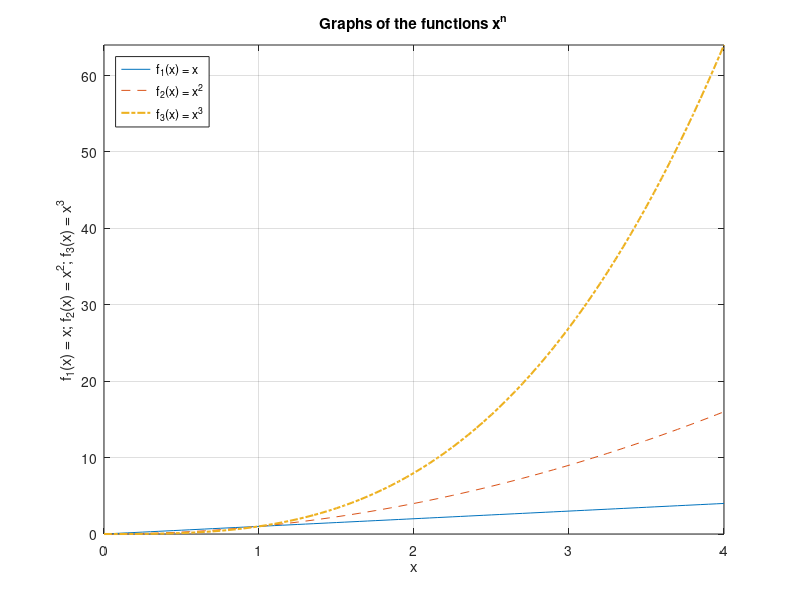
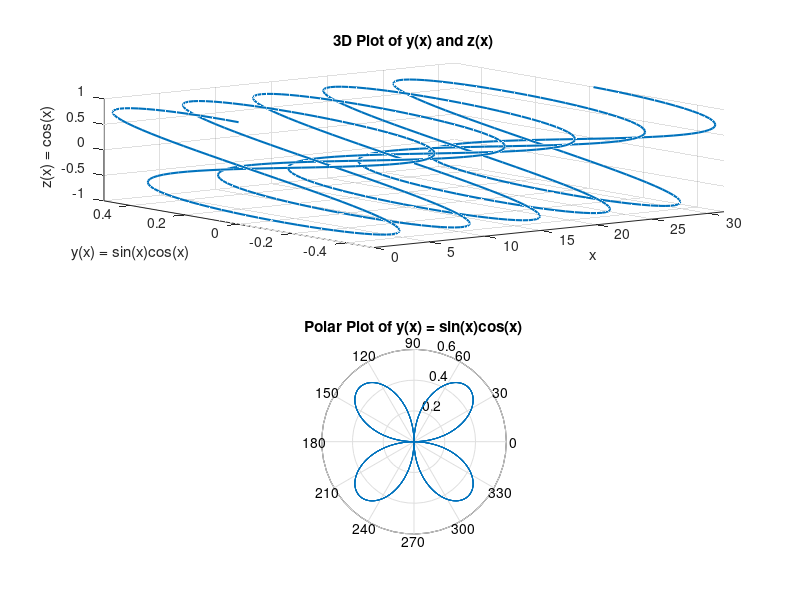
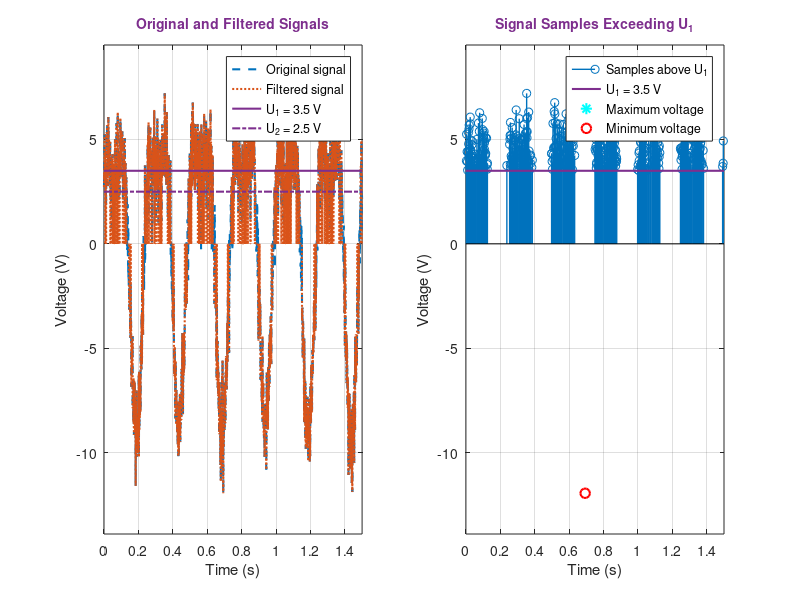

Source code (MATLAB) for these figures, in order:
% Name: Dilara
% Surname: Ozguder
% Group: EKFU-25/1
% Student ID: 20244609
% Laboratory work 3
% Variant 9


%% Task 1 - Creating 2-D graphs

x = linspace(0,4,81);

f1 = x;
f2 = x.^2;
f3 = x.^3;

figure

plot(x,f1,'-',x,f2,'--',x,f3,'-.','LineWidth',1.5)

axis([0 4 0 64])

xlabel('x')
ylabel('f_1(x) = x; f_2(x) = x^2; f_3(x) = x^3')

title('Graphs of the functions x^n')

legend('f_1(x) = x', ...
       'f_2(x) = x^2', ...
       'f_3(x) = x^3', ...
       'Location','northwest')

grid on


%% Task 2 - Preparation of specialized plots

x3 = 0:0.05:10*pi;

y = sin(x3).*cos(x3);
z = cos(x3);

figure

subplot(2,1,1)

plot3(x3,y,z,'LineWidth',1.5)

xlabel('x')
ylabel('y(x) = sin(x)cos(x)')
zlabel('z(x) = cos(x)')

title('3D Plot of y(x) and z(x)')

axis([0 10*pi -0.5 0.5 -1 1])

grid on


subplot(2,1,2)

polar(x3,y)

title('Polar Plot of y(x) = sin(x)cos(x)')

axis([-0.6 0.6 -0.6 0.6])
 
grid on


%% Complementary Task - Graphical representation of signals

t = 0:0.001:1.5;

A = 6;
f = 4;
sigma = 1.2;
U1 = 3.5;
U2 = 2.5;

cleanSignal = A*sin(2*pi*f*t) + 0.5*A*cos(4*pi*f*t);

n = sigma*randn(size(t));

originalSignal = cleanSignal + n;

filteredSignal = originalSignal;
filteredSignal(abs(filteredSignal) < U2) = 0;

aboveU1 = originalSignal > U1;

maximumVoltage = max(originalSignal);
minimumVoltage = min(originalSignal);

maxLocations = originalSignal == maximumVoltage;
minLocations = originalSignal == minimumVoltage;

purple = [0.4940 0.1840 0.5560];

yMinimum = min([originalSignal filteredSignal U2]);
yMaximum = max([originalSignal filteredSignal U1]);

margin = 0.1*(yMaximum-yMinimum);


figure


subplot(1,2,1)

plot(t,originalSignal,'--','LineWidth',1.5)

hold on

plot(t,filteredSignal,':','LineWidth',1.5)

plot([t(1) t(end)],[U1 U1], ...
    '-','Color',purple,'LineWidth',1.5)

plot([t(1) t(end)],[U2 U2], ...
    '-.','LineWidth',1.5)

xlabel('Time (s)')
ylabel('Voltage (V)')

title('Original and Filtered Signals', ...
      'Color',purple, ...
      'FontSize',10)

legend('Original signal', ...
       'Filtered signal', ...
       'U_1 = 3.5 V', ...
       'U_2 = 2.5 V', ...
       'Location','best')

axis([0 1.5 yMinimum-margin yMaximum+margin])

grid on

hold off


subplot(1,2,2)

stem(t(aboveU1),originalSignal(aboveU1), ...
     'LineWidth',1.0)

hold on

plot([t(1) t(end)],[U1 U1], ...
    '-','Color',purple,'LineWidth',1.5)

plot(t(maxLocations),originalSignal(maxLocations), ...
     'c*','MarkerSize',10,'LineWidth',1.5)

plot(t(minLocations),originalSignal(minLocations), ...
     'ro','MarkerSize',7,'LineWidth',1.5)

xlabel('Time (s)')
ylabel('Voltage (V)')

title('Signal Samples Exceeding U_1', ...
      'Color',purple, ...
      'FontSize',10)

legend('Samples above U_1', ...
       'U_1 = 3.5 V', ...
       'Maximum voltage', ...
       'Minimum voltage', ...
       'Location','best')

axis([0 1.5 yMinimum-margin yMaximum+margin])

grid on

hold off
